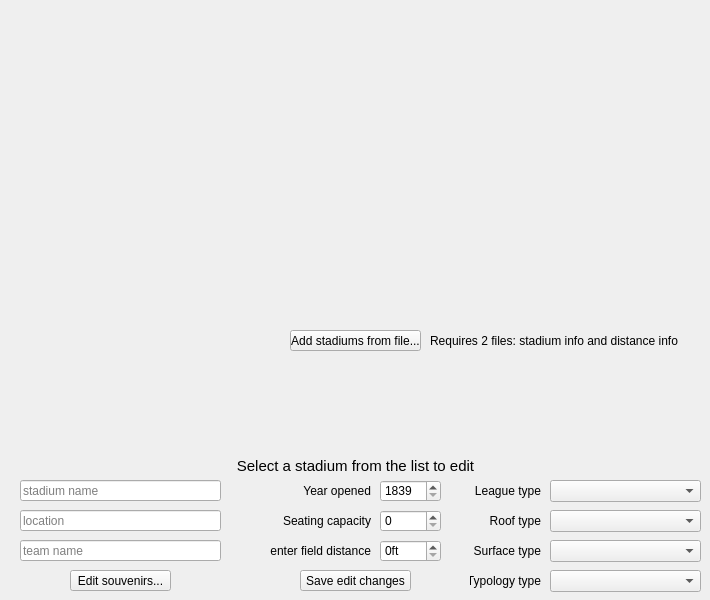
<?xml version="1.0" encoding="UTF-8"?>
<ui version="4.0">
 <class>AdminView</class>
 <widget class="QWidget" name="AdminView">
  <property name="geometry">
   <rect>
    <x>0</x>
    <y>0</y>
    <width>710</width>
    <height>600</height>
   </rect>
  </property>
  <property name="windowTitle">
   <string>Form</string>
  </property>
  <widget class="QStackedWidget" name="stackedWidget">
   <property name="geometry">
    <rect>
     <x>0</x>
     <y>0</y>
     <width>711</width>
     <height>601</height>
    </rect>
   </property>
   <property name="currentIndex">
    <number>0</number>
   </property>
   <widget class="QWidget" name="page_stadiums">
    <widget class="QWidget" name="widget_stadList" native="true">
     <property name="geometry">
      <rect>
       <x>0</x>
       <y>0</y>
       <width>710</width>
       <height>321</height>
      </rect>
     </property>
     <property name="styleSheet">
      <string notr="true">QTreeWidget
{
	color: white;
	background-color: #303030;
}</string>
     </property>
    </widget>
    <widget class="QPushButton" name="pushButton_stadAddFromFile">
     <property name="geometry">
      <rect>
       <x>290</x>
       <y>330</y>
       <width>131</width>
       <height>21</height>
      </rect>
     </property>
     <property name="text">
      <string>Add stadiums from file...</string>
     </property>
    </widget>
    <widget class="QPushButton" name="pushButton_stadEditSouvenirs">
     <property name="geometry">
      <rect>
       <x>70</x>
       <y>570</y>
       <width>101</width>
       <height>21</height>
      </rect>
     </property>
     <property name="text">
      <string>Edit souvenirs...</string>
     </property>
    </widget>
    <widget class="QLineEdit" name="lineEdit_stadName">
     <property name="geometry">
      <rect>
       <x>20</x>
       <y>480</y>
       <width>201</width>
       <height>21</height>
      </rect>
     </property>
     <property name="placeholderText">
      <string>stadium name</string>
     </property>
    </widget>
    <widget class="QLineEdit" name="lineEdit_stadLocation">
     <property name="geometry">
      <rect>
       <x>20</x>
       <y>510</y>
       <width>201</width>
       <height>21</height>
      </rect>
     </property>
     <property name="placeholderText">
      <string>location</string>
     </property>
    </widget>
    <widget class="QLineEdit" name="lineEdit_stadTeamName">
     <property name="geometry">
      <rect>
       <x>20</x>
       <y>540</y>
       <width>201</width>
       <height>21</height>
      </rect>
     </property>
     <property name="placeholderText">
      <string>team name</string>
     </property>
    </widget>
    <widget class="QPushButton" name="pushButton_stadConfirmEdit">
     <property name="geometry">
      <rect>
       <x>300</x>
       <y>570</y>
       <width>111</width>
       <height>21</height>
      </rect>
     </property>
     <property name="text">
      <string>Save edit changes</string>
     </property>
    </widget>
    <widget class="QSpinBox" name="spinBox_stadSeatCap">
     <property name="geometry">
      <rect>
       <x>380</x>
       <y>510</y>
       <width>61</width>
       <height>22</height>
      </rect>
     </property>
     <property name="maximum">
      <number>1000000</number>
     </property>
    </widget>
    <widget class="QSpinBox" name="spinBox_stadCenterDist">
     <property name="geometry">
      <rect>
       <x>380</x>
       <y>540</y>
       <width>61</width>
       <height>22</height>
      </rect>
     </property>
     <property name="suffix">
      <string>ft</string>
     </property>
     <property name="maximum">
      <number>1000</number>
     </property>
    </widget>
    <widget class="QLabel" name="label_stadSeatCapInfo">
     <property name="geometry">
      <rect>
       <x>270</x>
       <y>510</y>
       <width>101</width>
       <height>21</height>
      </rect>
     </property>
     <property name="text">
      <string>Seating capacity</string>
     </property>
     <property name="alignment">
      <set>Qt::AlignRight|Qt::AlignTrailing|Qt::AlignVCenter</set>
     </property>
    </widget>
    <widget class="QLabel" name="label_stadCenterDistInfo">
     <property name="geometry">
      <rect>
       <x>270</x>
       <y>540</y>
       <width>101</width>
       <height>21</height>
      </rect>
     </property>
     <property name="text">
      <string>Center field distance</string>
     </property>
     <property name="alignment">
      <set>Qt::AlignRight|Qt::AlignTrailing|Qt::AlignVCenter</set>
     </property>
    </widget>
    <widget class="QComboBox" name="comboBox_stadRoof">
     <property name="geometry">
      <rect>
       <x>550</x>
       <y>510</y>
       <width>151</width>
       <height>22</height>
      </rect>
     </property>
     <item>
      <property name="text">
       <string/>
      </property>
     </item>
     <item>
      <property name="text">
       <string>Retractable</string>
      </property>
     </item>
     <item>
      <property name="text">
       <string>Open</string>
      </property>
     </item>
     <item>
      <property name="text">
       <string>Fixed</string>
      </property>
     </item>
    </widget>
    <widget class="QComboBox" name="comboBox_stadSurface">
     <property name="geometry">
      <rect>
       <x>550</x>
       <y>540</y>
       <width>151</width>
       <height>22</height>
      </rect>
     </property>
     <item>
      <property name="text">
       <string/>
      </property>
     </item>
     <item>
      <property name="text">
       <string>Grass</string>
      </property>
     </item>
     <item>
      <property name="text">
       <string>AstroTurf GameDay Grass</string>
      </property>
     </item>
    </widget>
    <widget class="QComboBox" name="comboBox_stadTypology">
     <property name="geometry">
      <rect>
       <x>550</x>
       <y>570</y>
       <width>151</width>
       <height>22</height>
      </rect>
     </property>
     <item>
      <property name="text">
       <string/>
      </property>
     </item>
     <item>
      <property name="text">
       <string>Retro Modern</string>
      </property>
     </item>
     <item>
      <property name="text">
       <string>Retro Classic</string>
      </property>
     </item>
     <item>
      <property name="text">
       <string>Jewel Box</string>
      </property>
     </item>
     <item>
      <property name="text">
       <string>Modern</string>
      </property>
     </item>
     <item>
      <property name="text">
       <string>Contemporary</string>
      </property>
     </item>
     <item>
      <property name="text">
       <string>Multipurpose</string>
      </property>
     </item>
    </widget>
    <widget class="QLabel" name="label_stadEditInfo">
     <property name="geometry">
      <rect>
       <x>230</x>
       <y>450</y>
       <width>251</width>
       <height>31</height>
      </rect>
     </property>
     <property name="styleSheet">
      <string notr="true">QLabel { font-size: 15px; }</string>
     </property>
     <property name="text">
      <string>Select a stadium from the list to edit</string>
     </property>
     <property name="alignment">
      <set>Qt::AlignCenter</set>
     </property>
    </widget>
    <widget class="QLabel" name="label_stadRoofInfo">
     <property name="geometry">
      <rect>
       <x>470</x>
       <y>510</y>
       <width>71</width>
       <height>21</height>
      </rect>
     </property>
     <property name="text">
      <string>Roof type</string>
     </property>
     <property name="alignment">
      <set>Qt::AlignRight|Qt::AlignTrailing|Qt::AlignVCenter</set>
     </property>
    </widget>
    <widget class="QLabel" name="label_stadSurfaceInfo">
     <property name="geometry">
      <rect>
       <x>470</x>
       <y>540</y>
       <width>71</width>
       <height>21</height>
      </rect>
     </property>
     <property name="text">
      <string>Surface type</string>
     </property>
     <property name="alignment">
      <set>Qt::AlignRight|Qt::AlignTrailing|Qt::AlignVCenter</set>
     </property>
    </widget>
    <widget class="QLabel" name="label_stadTypologyInfo">
     <property name="geometry">
      <rect>
       <x>470</x>
       <y>570</y>
       <width>71</width>
       <height>21</height>
      </rect>
     </property>
     <property name="text">
      <string>Typology type</string>
     </property>
     <property name="alignment">
      <set>Qt::AlignRight|Qt::AlignTrailing|Qt::AlignVCenter</set>
     </property>
    </widget>
    <widget class="QLabel" name="label_stadAddInfo">
     <property name="geometry">
      <rect>
       <x>430</x>
       <y>330</y>
       <width>271</width>
       <height>21</height>
      </rect>
     </property>
     <property name="styleSheet">
      <string notr="true"/>
     </property>
     <property name="text">
      <string>Requires 2 files: stadium info and distance info</string>
     </property>
    </widget>
    <widget class="QComboBox" name="comboBox_stadTeamLeague">
     <property name="geometry">
      <rect>
       <x>550</x>
       <y>480</y>
       <width>151</width>
       <height>22</height>
      </rect>
     </property>
     <item>
      <property name="text">
       <string/>
      </property>
     </item>
     <item>
      <property name="text">
       <string>National</string>
      </property>
     </item>
     <item>
      <property name="text">
       <string>American</string>
      </property>
     </item>
    </widget>
    <widget class="QLabel" name="label_stadTeamLeagueInfo">
     <property name="geometry">
      <rect>
       <x>470</x>
       <y>480</y>
       <width>71</width>
       <height>21</height>
      </rect>
     </property>
     <property name="text">
      <string>League type</string>
     </property>
     <property name="alignment">
      <set>Qt::AlignRight|Qt::AlignTrailing|Qt::AlignVCenter</set>
     </property>
    </widget>
    <widget class="QSpinBox" name="spinBox_stadYearOpened">
     <property name="geometry">
      <rect>
       <x>380</x>
       <y>480</y>
       <width>61</width>
       <height>22</height>
      </rect>
     </property>
     <property name="minimum">
      <number>1839</number>
     </property>
     <property name="maximum">
      <number>2100</number>
     </property>
    </widget>
    <widget class="QLabel" name="label_stadYearOpenedInfo">
     <property name="geometry">
      <rect>
       <x>270</x>
       <y>480</y>
       <width>101</width>
       <height>21</height>
      </rect>
     </property>
     <property name="text">
      <string>Year opened</string>
     </property>
     <property name="alignment">
      <set>Qt::AlignRight|Qt::AlignTrailing|Qt::AlignVCenter</set>
     </property>
    </widget>
   </widget>
   <widget class="QWidget" name="page_souvenirs">
    <widget class="QWidget" name="widget_souvAvailableList" native="true">
     <property name="geometry">
      <rect>
       <x>69</x>
       <y>90</y>
       <width>241</width>
       <height>361</height>
      </rect>
     </property>
     <property name="styleSheet">
      <string notr="true">QLabel { color: white; }
QListWidget { background-color: #303030; }</string>
     </property>
    </widget>
    <widget class="QWidget" name="widget_souvHiddenList" native="true">
     <property name="geometry">
      <rect>
       <x>400</x>
       <y>90</y>
       <width>241</width>
       <height>361</height>
      </rect>
     </property>
     <property name="styleSheet">
      <string notr="true">QLabel { color: white; }
QListWidget { background-color: #303030; }</string>
     </property>
    </widget>
    <widget class="QLabel" name="label_souvAvailableListInfo">
     <property name="geometry">
      <rect>
       <x>70</x>
       <y>50</y>
       <width>241</width>
       <height>41</height>
      </rect>
     </property>
     <property name="styleSheet">
      <string notr="true">QLabel { font-size: 20px; }</string>
     </property>
     <property name="text">
      <string>Available Souvenirs</string>
     </property>
     <property name="alignment">
      <set>Qt::AlignCenter</set>
     </property>
    </widget>
    <widget class="QLabel" name="label_souvHiddenListInfo">
     <property name="geometry">
      <rect>
       <x>400</x>
       <y>50</y>
       <width>241</width>
       <height>41</height>
      </rect>
     </property>
     <property name="styleSheet">
      <string notr="true">QLabel { font-size: 20px; }</string>
     </property>
     <property name="text">
      <string>Hidden Souvenirs</string>
     </property>
     <property name="alignment">
      <set>Qt::AlignCenter</set>
     </property>
    </widget>
    <widget class="QLineEdit" name="lineEdit_souvAddName">
     <property name="geometry">
      <rect>
       <x>110</x>
       <y>510</y>
       <width>161</width>
       <height>21</height>
      </rect>
     </property>
     <property name="placeholderText">
      <string>name</string>
     </property>
    </widget>
    <widget class="QDoubleSpinBox" name="doubleSpinBox_souvAddPrice">
     <property name="geometry">
      <rect>
       <x>110</x>
       <y>540</y>
       <width>71</width>
       <height>22</height>
      </rect>
     </property>
     <property name="prefix">
      <string>$</string>
     </property>
     <property name="maximum">
      <double>1000.000000000000000</double>
     </property>
    </widget>
    <widget class="QPushButton" name="pushButton_souvConfirmAdd">
     <property name="geometry">
      <rect>
       <x>130</x>
       <y>570</y>
       <width>121</width>
       <height>21</height>
      </rect>
     </property>
     <property name="text">
      <string>Confirm new souvenir</string>
     </property>
    </widget>
    <widget class="QLabel" name="label_souvAddInfo">
     <property name="geometry">
      <rect>
       <x>110</x>
       <y>480</y>
       <width>161</width>
       <height>20</height>
      </rect>
     </property>
     <property name="styleSheet">
      <string notr="true">QLabel { font-size: 15px; }</string>
     </property>
     <property name="text">
      <string>Add souvenir</string>
     </property>
     <property name="alignment">
      <set>Qt::AlignCenter</set>
     </property>
    </widget>
    <widget class="QLabel" name="label_souvEditInfo">
     <property name="geometry">
      <rect>
       <x>440</x>
       <y>480</y>
       <width>161</width>
       <height>21</height>
      </rect>
     </property>
     <property name="styleSheet">
      <string notr="true">QLabel { font-size: 15px; }</string>
     </property>
     <property name="text">
      <string>Edit souvenir</string>
     </property>
     <property name="alignment">
      <set>Qt::AlignCenter</set>
     </property>
    </widget>
    <widget class="QLineEdit" name="lineEdit_souvEditName">
     <property name="geometry">
      <rect>
       <x>440</x>
       <y>510</y>
       <width>161</width>
       <height>21</height>
      </rect>
     </property>
     <property name="placeholderText">
      <string>name</string>
     </property>
    </widget>
    <widget class="QPushButton" name="pushButton_souvConfirmEdit">
     <property name="geometry">
      <rect>
       <x>460</x>
       <y>570</y>
       <width>121</width>
       <height>21</height>
      </rect>
     </property>
     <property name="text">
      <string>Save edit changes</string>
     </property>
    </widget>
    <widget class="QDoubleSpinBox" name="doubleSpinBox_souvEditPrice">
     <property name="geometry">
      <rect>
       <x>440</x>
       <y>540</y>
       <width>71</width>
       <height>22</height>
      </rect>
     </property>
     <property name="prefix">
      <string>$</string>
     </property>
     <property name="maximum">
      <double>1000.000000000000000</double>
     </property>
    </widget>
    <widget class="QPushButton" name="pushButton_souvReturn">
     <property name="geometry">
      <rect>
       <x>310</x>
       <y>570</y>
       <width>91</width>
       <height>21</height>
      </rect>
     </property>
     <property name="text">
      <string>Return...</string>
     </property>
    </widget>
    <widget class="QCheckBox" name="checkBox_souvEditHidden">
     <property name="geometry">
      <rect>
       <x>540</x>
       <y>540</y>
       <width>61</width>
       <height>19</height>
      </rect>
     </property>
     <property name="text">
      <string>Hidden</string>
     </property>
    </widget>
    <widget class="QCheckBox" name="checkBox_souvAddHidden">
     <property name="geometry">
      <rect>
       <x>210</x>
       <y>540</y>
       <width>61</width>
       <height>19</height>
      </rect>
     </property>
     <property name="text">
      <string>Hidden</string>
     </property>
    </widget>
   </widget>
  </widget>
 </widget>
 <resources/>
 <connections/>
</ui>
